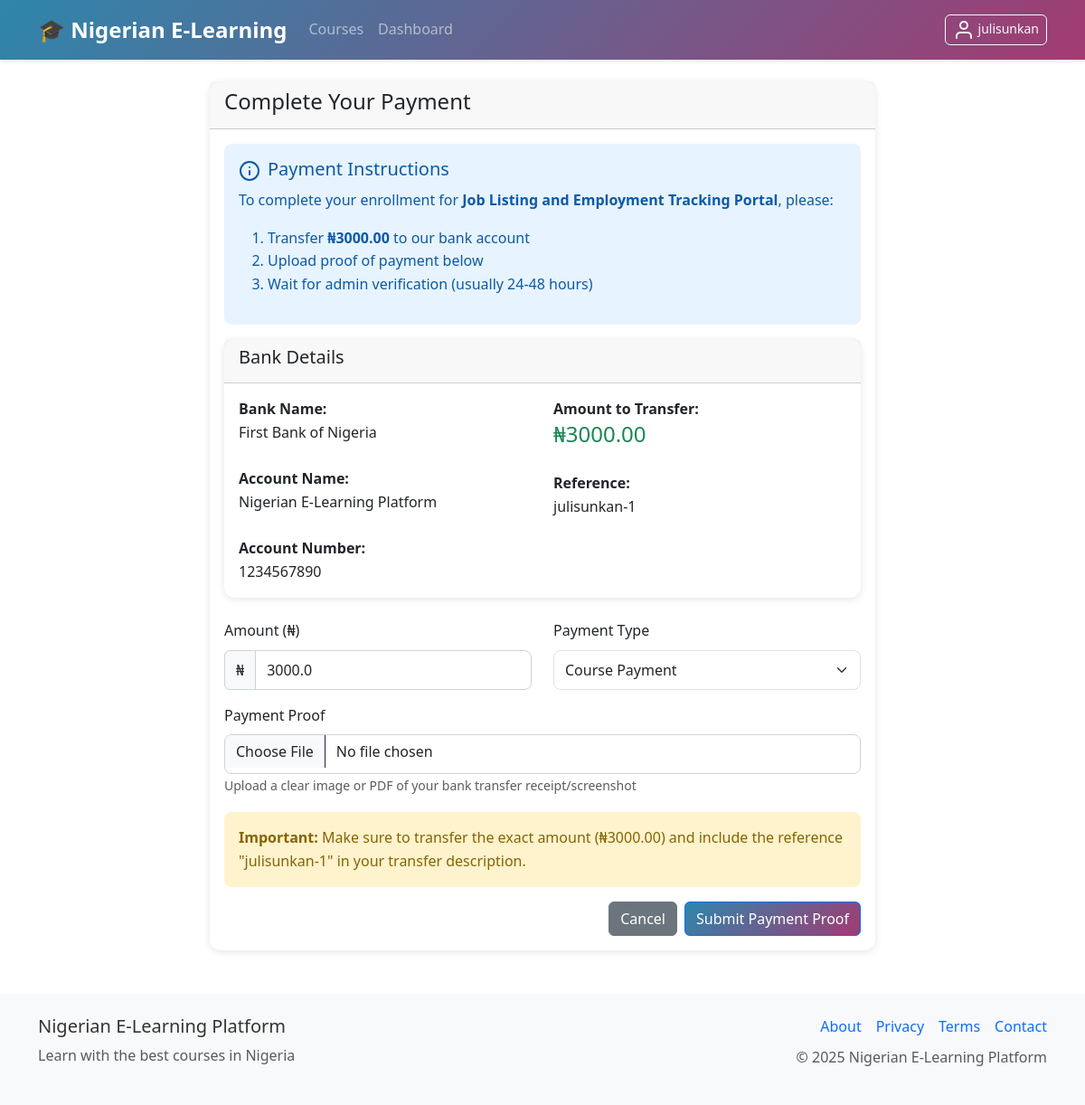
The page /courses/1/enroll (signed in) on the database its author committed.
### models.py (models this page shows, shortened)
class User(UserMixin, db.Model):
    id = db.Column(db.Integer, primary_key=True)
    username = db.Column(db.String(80), unique=True, nullable=False)
    email = db.Column(db.String(120), unique=True, nullable=False)
    password_hash = db.Column(db.String(256), nullable=False)
    role = db.Column(db.String(20), nullable=False, default='student')  # admin, instructor, tutor, student
    first_name = db.Column(db.String(50))
    last_name = db.Column(db.String(50))
    active = db.Column(db.Boolean, default=True)
    banned = db.Column(db.Boolean, default=False)
    ban_reason = db.Column(db.Text)
    email_verified = db.Column(db.Boolean, default=False)
    verification_token = db.Column(db.String(100))
    password_reset_token = db.Column(db.String(100))
    password_reset_expires = db.Column(db.DateTime)
    email_verification_token = db.Column(db.String(100))
    email_verification_expires = db.Column(db.DateTime)
    premium_user = db.Column(db.Boolean, default=False)
    instructor_verified = db.Column(db.Boolean, default=False)
    badge_level = db.Column(db.String(20), default='basic')  # basic, bronze, silver, gold, premium
    wallet_balance = db.Column(db.Float, default=0.0)
    created_at = db.Column(db.DateTime, default=datetime.utcnow)
    last_login = db.Column(db.DateTime)
    courses_created = db.relationship('Course', foreign_keys='Course.instructor_id', backref='instructor', lazy='dynamic')
    enrollments = db.relationship('Enrollment', backref='student', lazy='dynamic')
    payments = db.relationship('Payment', backref='user', lazy='dynamic')
    wallet_transactions = db.relationship('WalletTransaction', backref='user', lazy='dynamic')
    quiz_attempts = db.relationship('QuizAttempt', backref='user', lazy='dynamic')
    assignment_submissions = db.relationship('AssignmentSubmission', backref='user', lazy='dynamic')
    course_credits = db.relationship('CourseCredit', backref='student_credit', lazy='dynamic')
    withdrawal_requests = db.relationship('WithdrawalRequest', foreign_keys='WithdrawalRequest.tutor_id', backref='tutor', lazy='dynamic')
    @property
    def is_active(self):
        return bool(self.active and not self.banned)

class Course(db.Model):
    id = db.Column(db.Integer, primary_key=True)
    title = db.Column(db.String(200), nullable=False)
    description = db.Column(db.Text)
    category = db.Column(db.String(100), default='General')  # Added missing category field
    price = db.Column(db.Float, nullable=False, default=0.0)
    instructor_id = db.Column(db.Integer, db.ForeignKey('user.id'), nullable=False)
    is_active = db.Column(db.Boolean, default=True)
    approval_status = db.Column(db.String(20), default='pending')  # pending, approved, rejected
    approved_by = db.Column(db.Integer, db.ForeignKey('user.id'))  # admin who approved
    approved_at = db.Column(db.DateTime)
    rejection_reason = db.Column(db.Text)
    min_credits_for_certificate = db.Column(db.Integer, default=70)  # Minimum credits needed for certificate
    total_available_credits = db.Column(db.Integer, default=100)     # Total credits available in course
    created_at = db.Column(db.DateTime, default=datetime.utcnow)
    updated_at = db.Column(db.DateTime, default=datetime.utcnow, onupdate=datetime.utcnow)
    lessons = db.relationship('Lesson', backref='course', lazy='dynamic', cascade='all, delete-orphan')
    enrollments = db.relationship('Enrollment', backref='course', lazy='dynamic', cascade='all, delete-orphan')
    quizzes = db.relationship('Quiz', backref='course', lazy='dynamic', cascade='all, delete-orphan')
    assignments = db.relationship('Assignment', backref='course', lazy='dynamic', cascade='all, delete-orphan')
    course_credits = db.relationship('CourseCredit', backref='course', lazy='dynamic', cascade='all, delete-orphan')
    course_vouchers = db.relationship('Voucher', foreign_keys='Voucher.course_id', backref='course', lazy='dynamic', cascade='all, delete-orphan')

### routes.py (the view, shortened to what this page needs)
@app.route('/courses/<int:course_id>/enroll', methods=['GET', 'POST'])
@login_required
def enroll_course(course_id):
    course = Course.query.get_or_404(course_id)
    existing_enrollment = Enrollment.query.filter_by(
        user_id=current_user.id,
        course_id=course_id
    ).first()
    form = PaymentForm()
    form.course_id.data = course_id
    form.amount.data = course.price
    form.payment_type.data = 'course'
    return render_template('payments/manual.html', form=form, course=course)

### forms.py
class PaymentForm(FlaskForm):
    course_id = HiddenField()
    amount = FloatField('Amount (₦)', validators=[DataRequired(), NumberRange(min=0)])
    payment_type = SelectField('Payment Type', choices=[('course', 'Course Payment'), ('wallet_topup', 'Wallet Top-up')])
    proof_file = FileField('Payment Proof', validators=[DataRequired(), FileAllowed(['jpg', 'jpeg', 'png', 'pdf'], 'Images and PDF only!')])

### app.py (called while the page is built)
@login_manager.user_loader
def load_user(user_id):
    from models import User
    return User.query.get(int(user_id))

### routes.py (called while the page is built)
@app.context_processor
def inject_settings():
    settings = SystemSettings.query.first()
    return dict(settings=settings)

### templates/payments/manual.html (shortened to what this page needs)
{% extends "base.html" %}
{% block content %}
<div class="row justify-content-center">
    <div class="col-md-8">
        <div class="card">
            <div class="card-header">
                <h4>Complete Your Payment</h4>
            </div>
            <div class="card-body">
                <div class="alert alert-info">
                    <h5><i data-feather="info" class="me-2"></i>Payment Instructions</h5>
                    <p>To complete your enrollment for <strong>{{ course.title }}</strong>, please:</p>
                    <ol>
                        <li>Transfer <strong>₦{{ "%.2f"|format(course.price) }}</strong> to our bank account</li>
                        <li>Upload proof of payment below</li>
                        <li>Wait for admin verification (usually 24-48 hours)</li>
                    </ol>
                </div>
                <div class="card mb-4">
                    <div class="card-header">
                        <h5>Bank Details</h5>
                    </div>
                    <div class="card-body">
                        <div class="row">
                            <div class="col-md-6">
                                <strong>Bank Name:</strong><br>
                                First Bank of Nigeria<br><br>
                                <strong>Account Name:</strong><br>
                                Nigerian E-Learning Platform<br><br>
                                <strong>Account Number:</strong><br>
                                1234567890
                            </div>
                            <div class="col-md-6">
                                <strong>Amount to Transfer:</strong><br>
                                <span class="h4 text-success">₦{{ "%.2f"|format(course.price) }}</span><br><br>
                                <strong>Reference:</strong><br>
                                {{ current_user.username }}-{{ course.id }}
                            </div>
                        </div>
                    </div>
                </div>
                <form method="POST" enctype="multipart/form-data">
                    <div class="row">
                        <div class="col-md-6">
                            <div class="mb-3">
                                {{ form.amount.label(class="form-label") }}
                                <div class="input-group">
                                    <span class="input-group-text">₦</span>
                                    {{ form.amount(class="form-control", readonly=true) }}
                                </div>
                            </div>
                        </div>
                        <div class="col-md-6">
                            <div class="mb-3">
                                {{ form.payment_type.label(class="form-label") }}
                                {{ form.payment_type(class="form-select", readonly=true) }}
                            </div>
                        </div>
                    </div>
                    <div class="mb-3">
                        {{ form.proof_file.label(class="form-label") }}
                        {{ form.proof_file(class="form-control") }}
                        <small class="form-text text-muted">
                            Upload a clear image or PDF of your bank transfer receipt/screenshot
                        </small>
                    </div>
                    <div class="alert alert-warning">
                        <strong>Important:</strong> Make sure to transfer the exact amount (₦{{ "%.2f"|format(course.price) }})
                        and include the reference "{{ current_user.username }}-{{ course.id }}" in your transfer description.
                    </div>
                    <div class="d-grid gap-2 d-md-flex justify-content-md-end">
                        <a href="{{ url_for('course_detail', course_id=course.id) }}" class="btn btn-secondary">Cancel</a>
                        <button type="submit" class="btn btn-primary">Submit Payment Proof</button>
                    </div>
                </form>
            </div>
        </div>
    </div>
</div>
{% endblock %}

### templates/base.html (shortened to what this page needs)
<!DOCTYPE html>
<html lang="en">
<head>
    {% set critical_css = get_critical_css() %}
    <link rel="preload" href="https://cdn.jsdelivr.net/npm/bootstrap@5.3.0/dist/css/bootstrap.min.css" as="style" onload="this.onload=null;this.rel='stylesheet'">
    <link rel="preload" href="{{ url_for('static', filename='css/style.css') }}" as="style" onload="this.onload=null;this.rel='stylesheet'">
</head>
<body>
    <nav class="navbar navbar-expand-lg navbar-dark bg-primary">
        <div class="container">
            <a class="navbar-brand" href="{{ url_for('index') }}">
                <strong>🎓 Nigerian E-Learning</strong>
            </a>
            <div class="collapse navbar-collapse" id="navbarNav">
                <ul class="navbar-nav me-auto">
                    <li class="nav-item">
                        <a class="nav-link" href="{{ url_for('courses') }}">Courses</a>
                    </li>
                    {% if current_user.is_authenticated %}
                    <li class="nav-item">
                        <a class="nav-link" href="{{ url_for('dashboard') }}">Dashboard</a>
                    </li>
                    {% endif %}
                </ul>
                <ul class="navbar-nav">
                    {% if current_user.is_authenticated %}
                    <li class="nav-item">
                        <button class="btn btn-outline-light btn-sm" type="button" data-bs-toggle="offcanvas" data-bs-target="#profileOffcanvas" aria-controls="profileOffcanvas">
                            <i data-feather="user"></i> {{ current_user.username }}
                        </button>
                    </li>
                    {% endif %}
                </ul>
            </div>
        </div>
    </nav>
    <main class="container my-4">
        {% block content %}{% endblock %}
    </main>
    <footer class="bg-light mt-5 py-4">
        <div class="container">
            <div class="row">
                <div class="col-md-6">
                    <h5>Nigerian E-Learning Platform</h5>
                    <p class="text-muted">Learn with the best courses in Nigeria</p>
                </div>
                <div class="col-md-6 text-md-end">
                    <div class="d-flex justify-content-md-end justify-content-center gap-3 mb-2">
                        <a href="#" class="text-decoration-none">About</a>
                        <a href="#" class="text-decoration-none">Privacy</a>
                        <a href="#" class="text-decoration-none">Terms</a>
                        <a href="#" class="text-decoration-none">Contact</a>
                    </div>
                    <p class="text-muted">© 2025 Nigerian E-Learning Platform</p>
                </div>
            </div>
        </div>
    </footer>
</body>
</html>

### static/css/style.css (style rules this page uses)
:root { --primary-color: #0d6efd; --success-color: #198754; --warning-color: #ffc107; --danger-color: #dc3545; --naira-color: #00b04f; --dark-color: #212529; --light-color: #f8f9fa; }
body { font-family: 'Segoe UI', Tahoma, Geneva, Verdana, sans-serif; line-height: 1.6; color: #333; }
.navbar-brand { font-weight: 700; font-size: 1.5rem; }
.navbar-nav .nav-link { font-weight: 500; transition: color 0.3s ease; }
.card { border: none; box-shadow: 0 0.125rem 0.25rem rgba(0, 0, 0, 0.075); transition: box-shadow 0.15s ease-in-out; }
.btn { border-radius: 0.375rem; font-weight: 500; transition: all 0.3s ease; }
.btn-primary { background-color: var(--primary-color); border-color: var(--primary-color); }
.form-control { border-radius: 0.375rem; border: 1px solid #ced4da; transition: border-color 0.15s ease-in-out, box-shadow 0.15s ease-in-out; }
.input-group-text { background-color: var(--light-color); border: 1px solid #ced4da; }
.alert { border: none; border-radius: 0.5rem; }
.alert-info { background-color: #e7f3ff; color: #0c5aa6; }
.alert-warning { background-color: #fff3cd; color: #856404; }
footer { margin-top: auto; }

### templates/base.html (style rules this page uses)
:root { --vh: 1vh; }
.nav-link, .dropdown-item { padding: 12px 16px; }
.card { border-radius: 12px; box-shadow: 0 2px 8px rgba(0,0,0,0.1); }
.form-control, .form-select { border-radius: 8px; min-height: 44px; }

### rows shown on the page
User: username "julisunkan"
Course: title "Job Listing and Employment Tracking Portal", price "3000.00", id "1"
